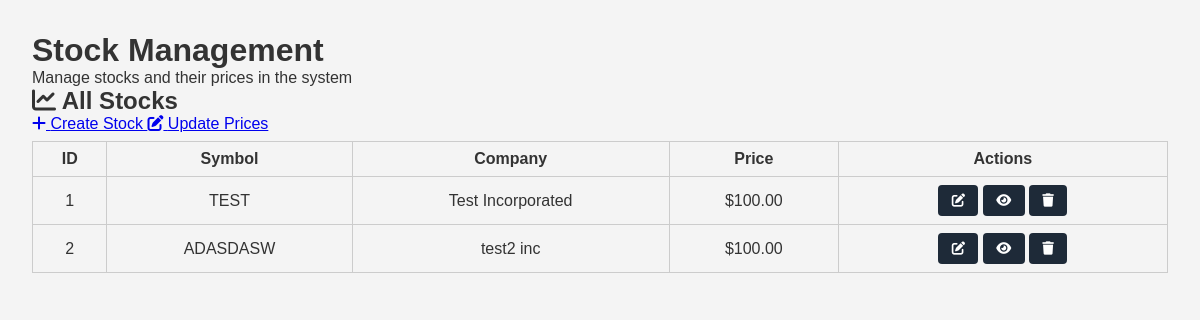
Before: /admin/stocks with the older database file.
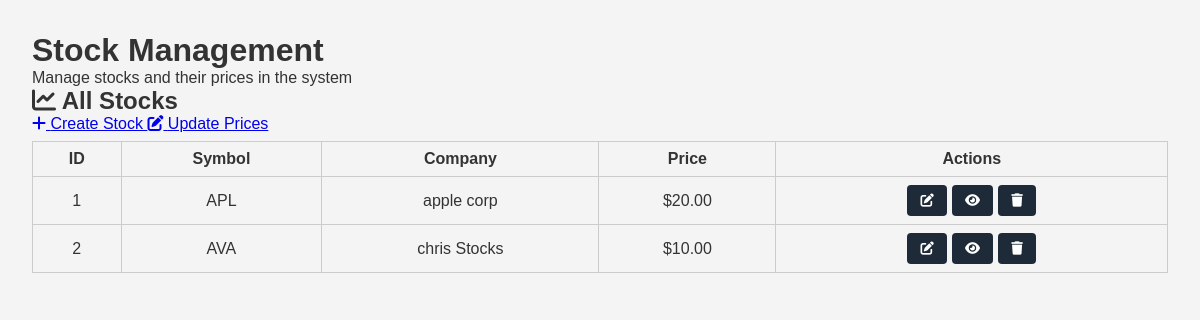
After: the same page with the newer database file.
### tables this page shows
CREATE TABLE stocks (
    stock_id INTEGER PRIMARY KEY AUTOINCREMENT,
    symbol TEXT NOT NULL UNIQUE,
    company_name TEXT NOT NULL,
    price REAL NOT NULL
);

### app.py (the view)
@app.route('/admin/stocks')
def admin_stocks():
    conn = get_db_connection()
    stocks = conn.execute('SELECT * FROM stocks').fetchall()
    conn.close()
    return render_template('admin_stocks.html', stocks=stocks)

### app.py (called while the page is built)
def get_db_connection():
    conn = sqlite3.connect(DB_NAME)
    conn.row_factory = sqlite3.Row
    return conn

### templates/admin_stocks.html (shortened to what this page needs)
<!DOCTYPE html>
<html lang="en">
<head>
  <link rel="stylesheet" href="{{ url_for('static', filename='styles.css') }}">
  <link href="https://cdnjs.cloudflare.com/ajax/libs/font-awesome/6.0.0/css/all.min.css" rel="stylesheet">
</head>
<body>
  <main class="dashboard-container">
    <div class="welcome-section">
      <h1>Stock Management</h1>
      <p>Manage stocks and their prices in the system</p>
    </div>
    <div class="content-grid">
      <div class="card">
        <div class="card-header">
          <h2><i class="fas fa-chart-line"></i> All Stocks</h2>
          <div class="card-actions">
            <a href="{{ url_for('admin_stock_create') }}" class="btn btn-primary">
              <i class="fas fa-plus"></i> Create Stock
            </a>
            <a href="{{ url_for('admin_stock_update') }}" class="btn btn-secondary">
              <i class="fas fa-edit"></i> Update Prices
            </a>
          </div>
        </div>
        <div class="card-content">
          {% if stocks %}
            <div class="stocks-table">
              <table>
                <thead>
                  <tr>
                    <th>ID</th>
                    <th>Symbol</th>
                    <th>Company</th>
                    <th>Price</th>
                    <th>Actions</th>
                  </tr>
                </thead>
                <tbody>
                  {% for stock in stocks %}
                    <tr>
                      <td>{{ stock.stock_id }}</td>
                      <td class="symbol-cell">
                        <span class="symbol">{{ stock.symbol }}</span>
                      </td>
                      <td>{{ stock.company_name }}</td>
                      <td class="price-cell">${{ "%.2f"|format(stock.price) }}</td>
                      <td class="actions-cell">
                        <button class="btn-icon" title="Edit Stock">
                          <i class="fas fa-edit"></i>
                        </button>
                        <button class="btn-icon" title="View Details">
                          <i class="fas fa-eye"></i>
                        </button>
                        <button class="btn-icon" title="Delete Stock">
                          <i class="fas fa-trash"></i>
                        </button>
                      </td>
                    </tr>
                  {% endfor %}
                </tbody>
              </table>
            </div>
          {% endif %}
        </div>
      </div>
    </div>
  </main>
</body>
</html>

Changed rows visible on the page:
changed stocks id 1: symbol "TEST" → "APL"; company_name "Test Incorporated" → "apple corp"; price "100.00" → "20.00"
changed stocks id 2: symbol "ADASDASW" → "AVA"; company_name "test2 inc" → "chris Stocks"; price "100.00" → "10.00"
